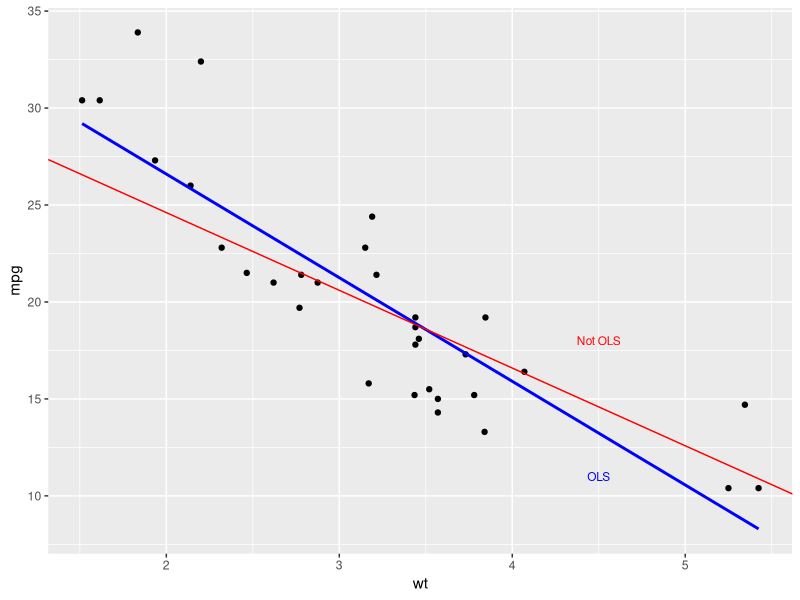
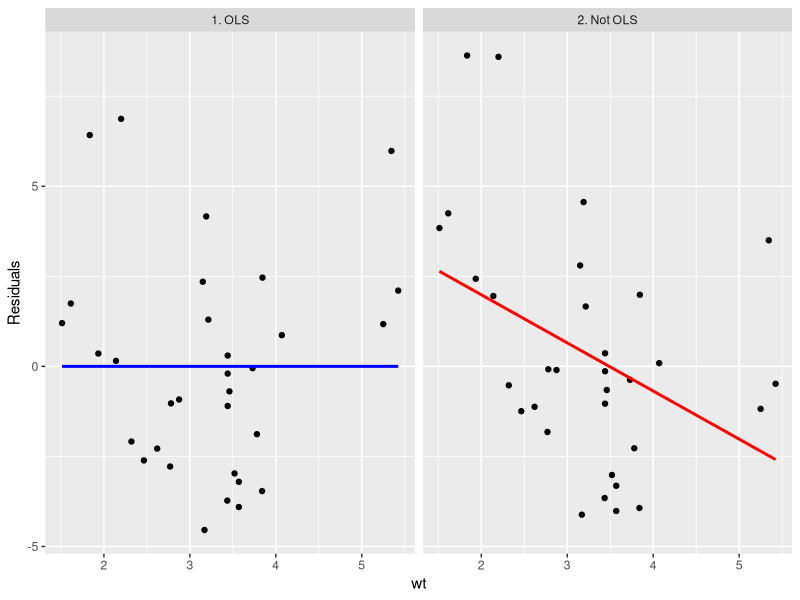
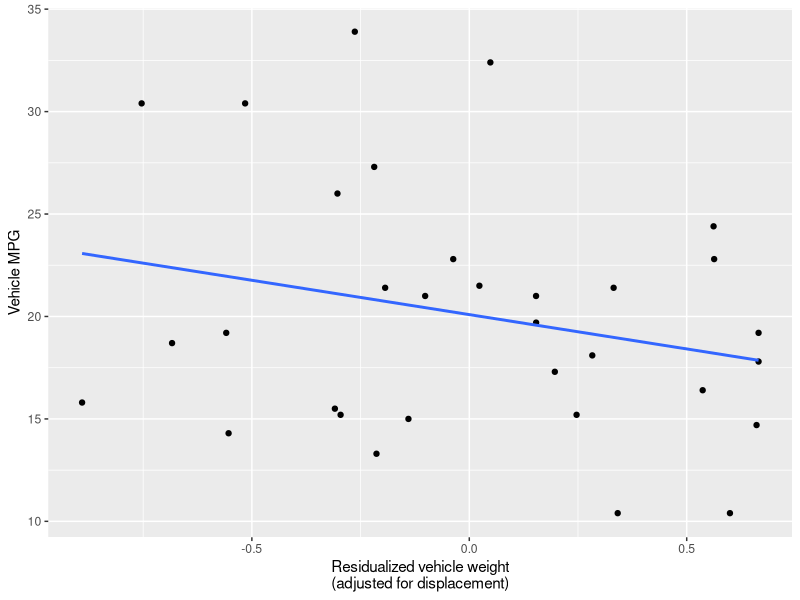
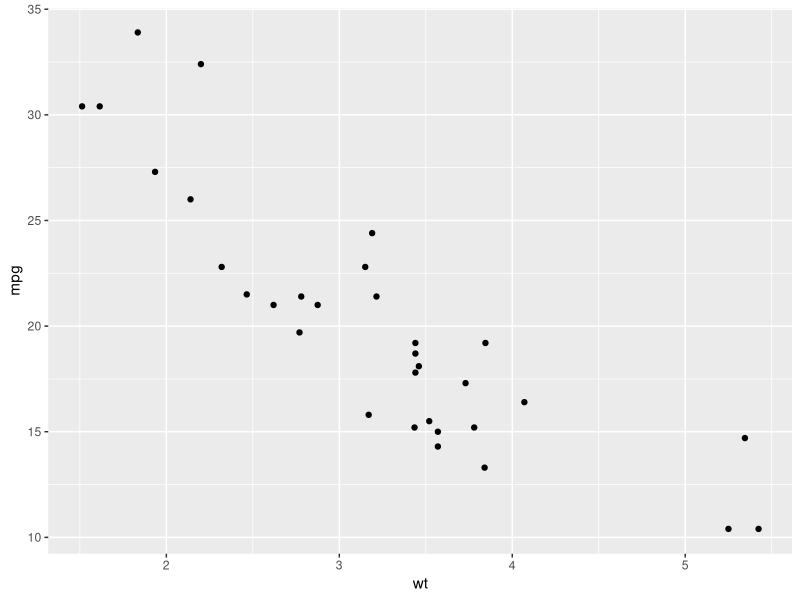

Here is the R script that generated these plots, in order:
## ---- chunk 1
library(tidyverse)
knitr::opts_chunk$set(fig.retina = 3, warning = FALSE, message = FALSE, fig.align = "center", out.width = "900px", fig.width = 4.5, fig.asp = .7)
## ---- chunk 2
mtcars_reg <- lm(mpg ~ wt, data = mtcars)
bad_intercept <- coef(mtcars_reg)[1]*.875
bad_slope <- coef(mtcars_reg)[2]*.75

mtcars %>%
  ggplot(aes(x = wt, y = mpg)) + 
  geom_point() + 
  # the OLS line
  geom_smooth(method = lm, formula = y ~ x,
              col = "blue", se = F) + 
  annotate(x = 4.5, y = 11, geom = "text", label = "OLS", 
           col = "blue", size = 3) +
  # the not OLS line
  geom_abline(intercept = bad_intercept,
         slope = bad_slope, col = "red") + 
  annotate(x = 4.5, y = 18, geom = "text", label = "Not OLS",
           col = "red", size = 3)
## ---- chunk 3
mtcars %>% 
  mutate(`1. OLS` = coef(mtcars_reg)[1] + coef(mtcars_reg)[2]*wt,
         `2. Not OLS` = bad_intercept + bad_slope*wt) %>% 
  pivot_longer(cols = matches("OLS"), values_to = "prediction", names_to = "prediction_type") %>% 
  mutate(Residuals = mpg - prediction) %>% 
  ggplot(aes(x = wt, y = Residuals)) + 
  geom_point() + 
  geom_smooth(aes(col = prediction_type),
              method = "lm", formula = y ~ x, se = F,
              show.legend = F) + 
  scale_color_manual(values = c("blue", "red")) +
  facet_wrap(. ~ prediction_type)
## ---- chunk 4
mtcars %>%
  mutate(wt_resid = resid(lm(wt ~ disp, data = .))) %>%
  ggplot(aes(x = wt_resid, y = mpg)) + 
  geom_point() + 
  geom_smooth(method = lm, formula = y ~ x, se = F) + 
  labs(x = "Residualized vehicle weight\n(adjusted for displacement)", 
       y = "Vehicle MPG")
## ---- chunk 5
mtcars %>% 
  ggplot(aes(x = wt, 
             y = mpg)) + 
  geom_point()

## ---- chunk 6

## ---- chunk 7
lm(mpg ~ wt, data = mtcars) %>% coef()
## ---- chunk 8
cov(mtcars$mpg, mtcars$wt)/var(mtcars$wt) 
## ---- chunk 9
#### Explicit
my_lm <- lm(mpg ~ wt, data = mtcars)
my_resids <- my_lm$residuals
cov(mtcars$wt, my_resids)
## ---- chunk 10
#### One-liner/"code golf"
cov(mtcars$wt, resid(lm(mpg ~ wt, data = mtcars)))
## ---- chunk 11
#### Tidy fanatic
mtcars %>% 
  lm(mpg ~ wt, data = .) %>% 
  broom::augment() %>% 
  summarize(cov(wt, .resid)) %>% 
  as.numeric()
## ---- chunk 12
lm(mpg ~ wt + hp, data = mtcars) %>% coef()

# tidy-ish way
mtcars %>% 
  mutate(resid = resid(lm(wt ~ hp, data = .))) %>% 
  lm(mpg ~ resid, data = .) %>% 
  coef()

# more straightforward way
resids <- resid(lm(wt ~ hp, data = mtcars))
lm(mtcars$mpg ~ resids) %>% coef()

## ---- chunk 13
long_lm <- lm(mpg ~ wt + disp, data = mtcars)
impact <- coef(long_lm)["disp"]
imbalance <- coef(lm(disp ~ wt, data = mtcars))["wt"]
short_lm <- lm(mpg ~ wt, data = mtcars)

coef(long_lm)["wt"] - coef(short_lm)["wt"]
-impact*imbalance

## ---- chunk 14

## ---- chunk 15

